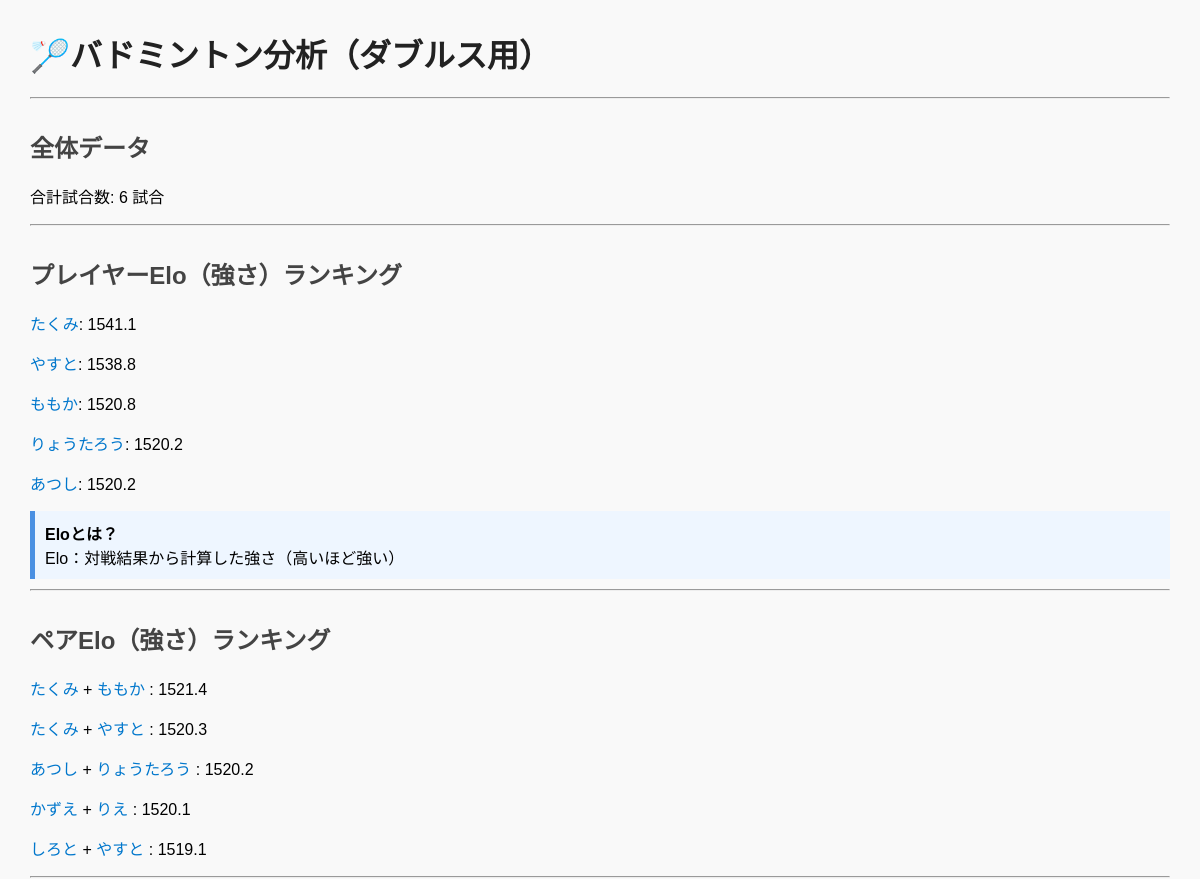
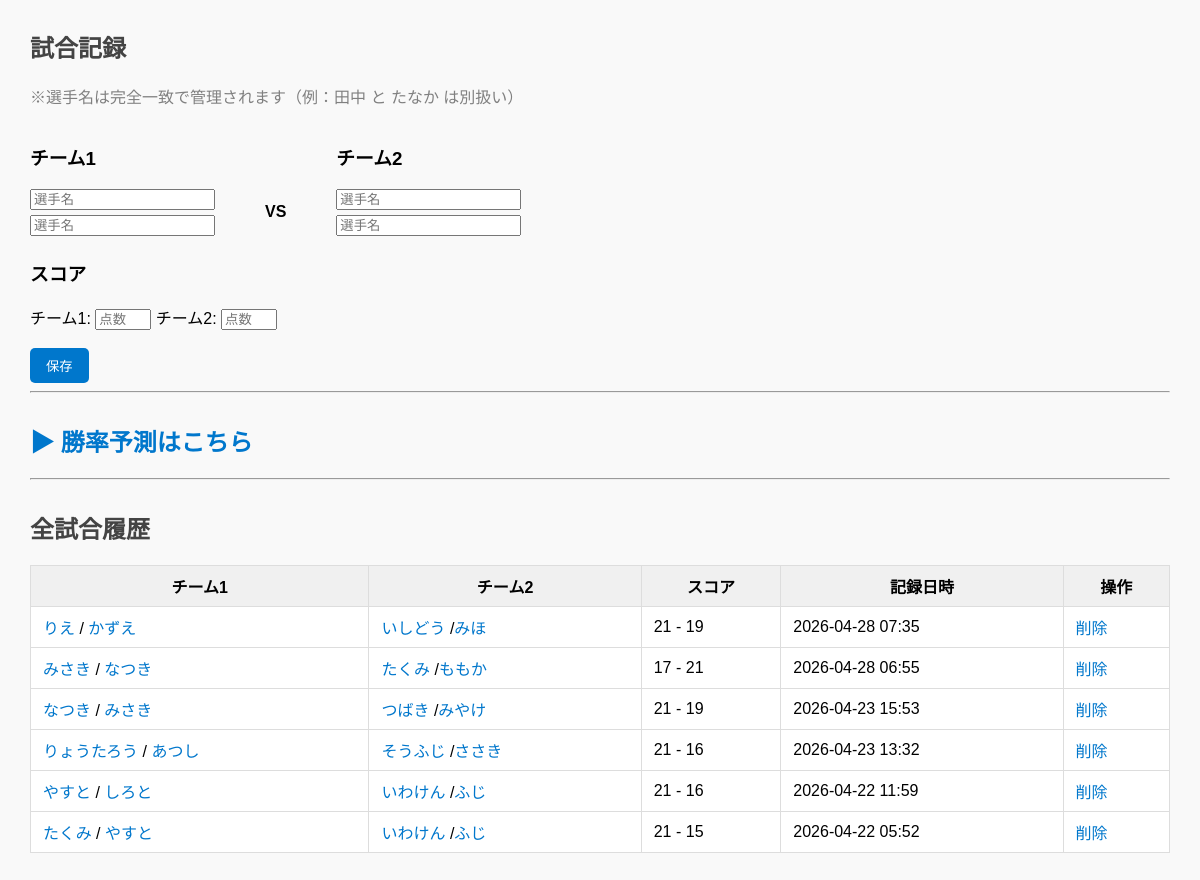
Before: / with the older database file (2 pictures, top to bottom).
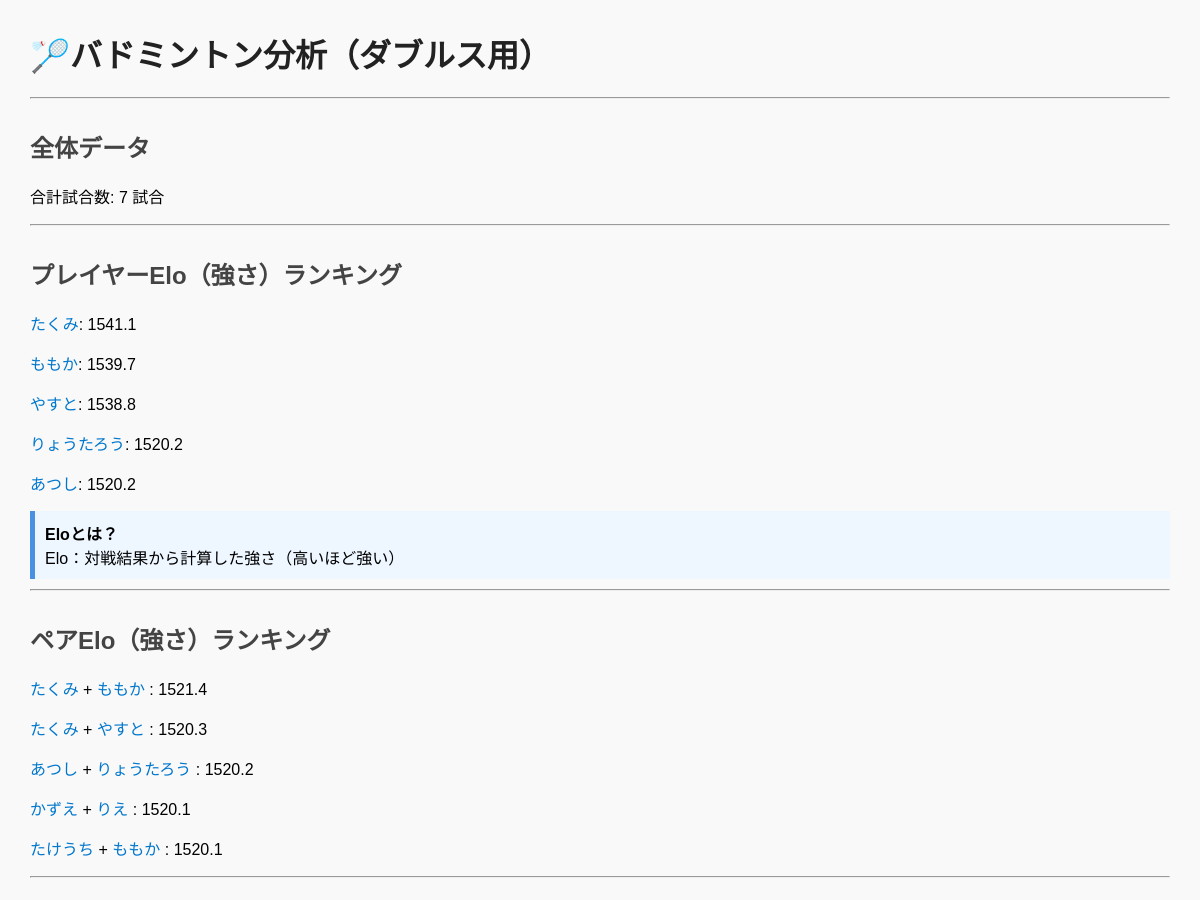
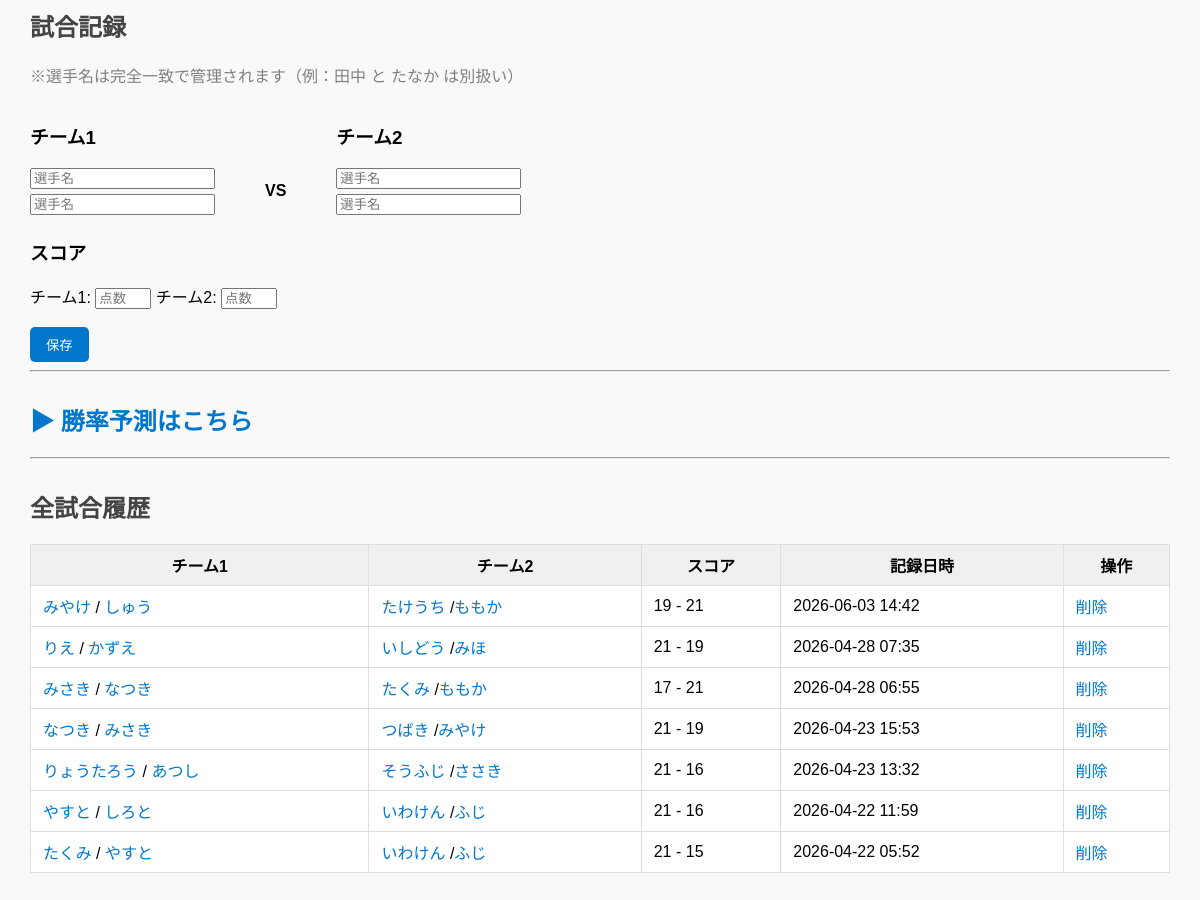
After: the same page with the newer database file (2 pictures, top to bottom).
### tables this page shows
CREATE TABLE matches (
            id INTEGER PRIMARY KEY AUTOINCREMENT,
            team1_p1 TEXT,
            team1_p2 TEXT,
            team2_p1 TEXT,
            team2_p2 TEXT,
            score1 INTEGER,
            score2 INTEGER,
            created_at TIMESTAMP DEFAULT CURRENT_TIMESTAMP
);

### app.py (the view)
@app.route('/') # Flaskの文法、末尾が / （トップページ）なら、すぐ下の関数を動かせ！」の指示
def index(): # アクセスがきたらこの関数を起動
    matches = load_data() # DBから滑って読み込む、load_data()が作った辞書いっぱいのリストをmachesに入れてる
    stats = compute_all_stats(matches)
    player_elo_data = stats["player_elo"]
    pair_elo_data = stats["pair_elo"]
    total = len(matches) # machesリストの中に辞書が何個あるか（何試合か）カウントしてる
    team1_wins = 0 # 勝ち数カウンターを用意、最初は0
    for m in matches: # リストの中から、辞書（1試合分のデータ）を m という名前で一つずつ取り出すことを辞書の数（試合数）だけ繰り返す
        if int(m['score1']) > int(m['score2']): # 辞書 m の中から「自分の点数」と「相手の点数」を取り出して比較する
            team1_wins += 1 # (wins = wins + 1)
    val = (team1_wins / total * 100) if total > 0 else 0 # 勝率、0で割ることを防ぐ
    win_rate = round(val, 1) # 小数点第1位まで丸めた
    error = request.args.get('error') # addからurlに乗っかってきたerrorを取り出す
    return render_template('index.html',
                            matches=matches,
                            total=total,
                            win_rate=win_rate,
                            player_stats_data=stats["player_stats_data"],
                            pair_stats=stats["pair_stats_data"],
                            recent=stats["recent"],
                            player_diff=stats["player_diff"],
                            player_elo_sorted=stats["player_elo_sorted"],
                            pair_elo_sorted=stats["pair_elo_sorted"],
                            error=error
    )

### app.py (called while the page is built)
def get_k(games): # 試合数によってK値を変える関数
    if games < 10: # 試合数少ないときは大きく変動させる
        return 40
    elif games < 30: # 安定してきたら変動を減らす
        return 24
    else:
        return 16 # それ以上ならこんなもんだと思う

def expected_score(ra, rb): # Aが勝つ確率を計算する関数
    return 1 / (1 + 10 ** ((rb - ra) / 400)) # 公式

def update_elo(ra, rb, score_a, k=32): # eloレート更新関数
    ea = expected_score(ra, rb) # Aの期待勝率計算
    eb = 1 - ea # 余事象
    ra_new = ra + k * (score_a - ea) #Aのelo公式
    rb_new = rb + k * ((1 - score_a) - eb) # Bのelo公式
    return ra_new, rb_new # 返す

def recent_result(matches, n=5): # 直近五試合の成績関数
    recent = matches[:n] # matchesリストの先頭からn個取り出す、load_data()でORDER BY id DESCにしてたから新しい試合順になってる
    wins = 0 # 初期化
    for m in recent: # recentから一個ずつ取り出して下の処理
        if m["score1"] > m["score2"]:
            wins += 1
    total = len(recent) # recentの長さをカウントして
    win_rate = (wins / total * 100) if total > 0 else 0 # 0devideエラー防止
    return {
        "games": total,
        "wins": wins,
        "win_rate": round(win_rate, 1)
    }

def pair_stats(matches): # ペアの成績関数
    stats = defaultdict(lambda: {"win": 0, "game": 0}) # 下と同様
    for m in matches:
        t1 = tuple(sorted(m["team1"])) # sorted:ソートして毎回同じ順番にする、田中・佐藤と佐藤・田中を同じとみなす
        t2 = tuple(sorted(m["team2"])) # tuple:不変のタプルにする。これで二人で一つの辞書のキーにできる
        if m["score1"] > m["score2"]: # 勝敗判定
            winner = t1
        else:
            winner = t2
        stats[t1]["game"] += 1 # t1のバリューにあるgameっていうキーを指定して、そのバリューに1加える,辞書in辞書
        stats[t2]["game"] += 1
        stats[winner]["win"] += 1 # winerのバリューにあるwinっていうキーを指定して、そのバリューに1加える、辞書in辞書
    return stats # statsを返す

def player_stats(matches): # matchesを引数にしてプレイヤー成績作成する関数
    stats = defaultdict(lambda: {"win": 0, "game": 0}) # {"win": 0, "game": 0}:新しいキーがアクセスされたときに生成される辞書の初期値,辞書in辞書
    for m in matches: # 1試合ずつみる
        team1 = m["team1"] # チーム取り出し
        team2 = m["team2"]
        if m["score1"] > m["score2"]: # 勝敗判定
            winners = team1
        else:
            winners = team2
        for p in team1 + team2: # リスト結合して左から順に選手を取り出して、その選手の試合数を+1することを選手ごとに繰り返す
            stats[p]["game"] += 1
        for p in winners: # 上でできた勝者だけループさせる
            stats[p]["win"] += 1 # 勝ちカウンターを+1
    return stats # statsを返す

### templates/index.html (shortened to what this page needs)
<!DOCTYPE html>
<html>
<head>
</head>
<body>
<h1>🏸バドミントン分析（ダブルス用）</h1>
<hr>
<h2>全体データ</h2>
<p>合計試合数: {{ total }} 試合</p>
<hr>
<h2>プレイヤーElo（強さ）ランキング</h2>
{% for name, rating in player_elo_sorted[:5] %}
<p>
<a href="/player/{{ name }}">{{ name }}</a>: {{ rating | round(1) }}
</p>
{% endfor %}
<div style="
    background-color: #eef6ff;
    padding: 10px;
    border-left: 5px solid #4a90e2;
    margin-bottom: 10px;
">
<strong>Eloとは？</strong><br>
Elo：対戦結果から計算した強さ（高いほど強い）
</div>
<hr>
<h2>ペアElo（強さ）ランキング</h2>
{% for pair, rating in pair_elo_sorted[:5] %}
<p>
<a href="/player/{{ pair[0] }}">{{ pair[0] }}</a> + <a href="/player/{{ pair[1] }}">{{ pair[1] }}</a> :
{{ rating | round(1) }}
</p>
{% endfor %}
<hr>
<h2>試合記録 </h2>
<p style="color: gray;">
※選手名は完全一致で管理されます（例：田中 と たなか は別扱い）
</p>
<form action="/add" method="post">
<div class="teams">
    <div class="team">
        <h3>チーム1</h3>
        <input type="text" name="team1_p1" placeholder="選手名" required>
        <input type="text" name="team1_p2" placeholder="選手名" required>
    </div>
    <div style="display:flex; align-items:center; margin-top:60px;">
        <strong>VS</strong>
    </div>
    <div class="team">
        <h3>チーム2</h3>
        <input type="text" name="team2_p1" placeholder="選手名" required>
        <input type="text" name="team2_p2" placeholder="選手名" required>
    </div>
</div>
<h3>スコア</h3>
チーム1: <input type="number" name="score1" placeholder="点数" min="0" max="30">
チーム2: <input type="number" name="score2" placeholder="点数"min="0" max="30"><br><br>
<button type="submit">保存</button>
</form>
<hr>
<h2><a href="/predict">▶ 勝率予測はこちら</a></h2>
<hr>
<h2>全試合履歴</h2>
<table border="1" cellpadding="5">
    <tr>
        <th>チーム1</th>
        <th>チーム2</th>
        <th>スコア</th>
        <th>記録日時</th>
        <th>操作</th>
    </tr>
    {% for m in matches %}
    <tr>
        <td><a href="/player/{{ m.team1[0] }}">{{ m.team1[0] }}</a> / <a href="/player/{{ m.team1[1] }}">{{ m.team1[1] }}</a></td>
        <td><a href="/player/{{ m.team2[0] }}">{{ m.team2[0] }}</a> /<a href="/player/{{ m.team2[1] }}">{{ m.team2[1] }}</a></td>
        <td>{{ m.score1 }} - {{ m.score2 }}</td>
        <td>{{ m.created_at }}</td>
        <td><a href="/delete/{{ m.id }}" onclick="return confirm('本当に削除しますか？')">
            削除
            </a>
    </tr>
    {% endfor %}
</table>
</body>
</html>

### templates/index.html (style rules this page uses)
body { font-family: Arial, sans-serif; margin: 30px; background-color: #f9f9f9; }
h1 { color: #222; }
h2 { margin-top: 30px; color: #444; }
table { border-collapse: collapse; width: 100%; background-color: white; }
th, td { padding: 8px 12px; border: 1px solid #ddd; }
th { background-color: #f0f0f0; }
a { text-decoration: none; color: #0077cc; }
button { padding: 8px 16px; background-color: #0077cc; color: white; border: none; border-radius: 5px; }
.teams { display: flex; gap: 50px; }
.team { display: flex; flex-direction: column; }
.team input { margin-bottom: 5px; }

Changed rows visible on the page:
computed for matches (number 2 of 7 on the later page): rating "1520.8" → "1539.7"
added matches: team2_p1 "たけうち", team2_p2 "ももか", team1_p1 "みやけ", team1_p2 "しゅう", team2_p1 "たけうち", team2_p2 "ももか"
Other visible differences:
{{ total }}: "6" → "7"
new list line: "+ : 1520.1"
new list line: "/ / 19 - 21 2026-06-03 14:42 削除"
list line gone: "しろと やすと"
list line gone: "+ : 1519.1"
